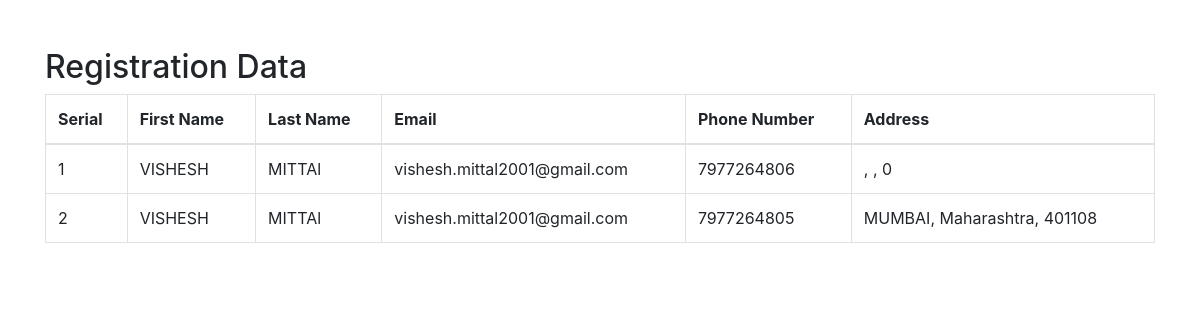
The page /user_data.php on the database its author committed.
### tables this page shows
CREATE TABLE `register` (
  `serial_no` int NOT NULL,
  `phone_number` bigint DEFAULT NULL,
  `email` varchar(70) DEFAULT NULL,
  `first_name` varchar(50) DEFAULT NULL,
  `last_name` varchar(50) DEFAULT NULL,
  `password` varchar(70) DEFAULT NULL,
  `city` varchar(60) NOT NULL,
  `state` varchar(60) NOT NULL,
  `pin_code` mediumint NOT NULL,
  `registered_at` timestamp NOT NULL DEFAULT CURRENT_TIMESTAMP
);

### user_data.php (the view, shortened to what this page needs)
<!DOCTYPE html>
<html lang="en">
<head>
  <link rel="stylesheet" href="https://stackpath.bootstrapcdn.com/bootstrap/4.5.2/css/bootstrap.min.css">
</head>
<body>
  <div class="container mt-5">
    <h2>Registration Data</h2>
    <table class="table table-bordered">
      <thead>
        <tr>
          <th>Serial</th>
          <th>First Name</th>
          <th>Last Name</th>
          <th>Email</th>
          <th>Phone Number</th>
          <th>Address</th>
        </tr>
      </thead>
      <tbody>
        <?php
        include "config.php";
        $sql = "SELECT * FROM register";
        $result = mysqli_query($con, $sql);
        $i=1;
        while ($row = mysqli_fetch_assoc($result)) {
          echo "<tr>";
          echo "<td>" . $i . "</td>";
          echo "<td>" . $row['first_name'] . "</td>";
          echo "<td>" . $row['last_name'] . "</td>";
          echo "<td>" . $row['email'] . "</td>";
          echo "<td>" . $row['phone_number'] . "</td>";
          echo "<td>" . $row['city'] . ", ".$row['state'] .", ".$row['pin_code'] ."</td>";
          echo "</tr>";
          $i++;
        }
        ?>
      </tbody>
    </table>
  </div>
</body>
</html>

### rows shown on the page
register: first_name "VISHESH", last_name "MITTAl", email "vishesh.mittal2001@gmail.com", phone_number "7977264806", pin_code "0"
register: first_name "VISHESH", last_name "MITTAl", email "vishesh.mittal2001@gmail.com", phone_number "7977264805", city "MUMBAI", state "Maharashtra", pin_code "401108"
